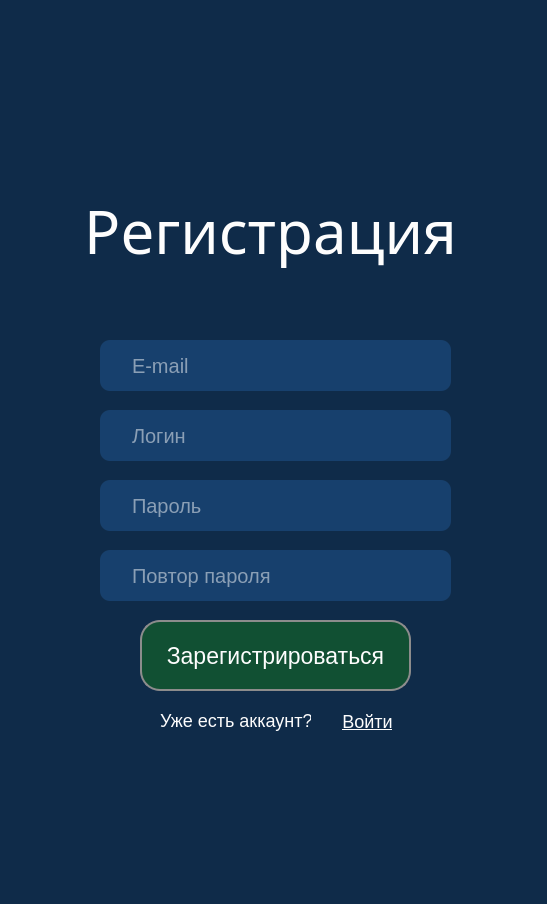
<?xml version="1.0" encoding="UTF-8"?>
<ui version="4.0">
 <class>Form</class>
 <widget class="QWidget" name="Form">
  <property name="windowModality">
   <enum>Qt::NonModal</enum>
  </property>
  <property name="geometry">
   <rect>
    <x>0</x>
    <y>0</y>
    <width>547</width>
    <height>904</height>
   </rect>
  </property>
  <property name="windowTitle">
   <string>Регистрация</string>
  </property>
  <property name="windowOpacity">
   <double>1.000000000000000</double>
  </property>
  <property name="styleSheet">
   <string notr="true">background: #0f2b49;</string>
  </property>
  <widget class="QLabel" name="rLabel">
   <property name="geometry">
    <rect>
     <x>0</x>
     <y>180</y>
     <width>541</width>
     <height>101</height>
    </rect>
   </property>
   <property name="font">
    <font>
     <family>Arciform Sans cyr-lat</family>
     <pointsize>-1</pointsize>
    </font>
   </property>
   <property name="styleSheet">
    <string notr="true">color: #fdfdfd; font-size: 60px; text-transform: uppercase;</string>
   </property>
   <property name="text">
    <string>Регистрация</string>
   </property>
   <property name="alignment">
    <set>Qt::AlignCenter</set>
   </property>
  </widget>
  <widget class="QLineEdit" name="email">
   <property name="geometry">
    <rect>
     <x>100</x>
     <y>340</y>
     <width>351</width>
     <height>51</height>
    </rect>
   </property>
   <property name="styleSheet">
    <string notr="true">background: #17406d; border-radius: 10px; padding: 10px 30px; font-size: 20px; color: #fdfdfd</string>
   </property>
   <property name="text">
    <string/>
   </property>
   <property name="placeholderText">
    <string>E-mail</string>
   </property>
  </widget>
  <widget class="QLineEdit" name="login">
   <property name="geometry">
    <rect>
     <x>100</x>
     <y>410</y>
     <width>351</width>
     <height>51</height>
    </rect>
   </property>
   <property name="styleSheet">
    <string notr="true">background: #17406d; border-radius: 10px; padding: 10px 30px; font-size: 20px; color: #fdfdfd</string>
   </property>
   <property name="text">
    <string/>
   </property>
   <property name="placeholderText">
    <string>Логин</string>
   </property>
  </widget>
  <widget class="QLineEdit" name="password">
   <property name="geometry">
    <rect>
     <x>100</x>
     <y>480</y>
     <width>351</width>
     <height>51</height>
    </rect>
   </property>
   <property name="styleSheet">
    <string notr="true">background: #17406d; border-radius: 10px; padding: 10px 30px; font-size: 20px; color: #fdfdfd</string>
   </property>
   <property name="text">
    <string/>
   </property>
   <property name="echoMode">
    <enum>QLineEdit::Password</enum>
   </property>
   <property name="placeholderText">
    <string>Пароль</string>
   </property>
  </widget>
  <widget class="QLineEdit" name="password2">
   <property name="geometry">
    <rect>
     <x>100</x>
     <y>550</y>
     <width>351</width>
     <height>51</height>
    </rect>
   </property>
   <property name="styleSheet">
    <string notr="true">background: #17406d; border-radius: 10px; padding: 10px 30px; font-size: 20px; color: #fdfdfd</string>
   </property>
   <property name="inputMethodHints">
    <set>Qt::ImhHiddenText|Qt::ImhNoAutoUppercase|Qt::ImhNoPredictiveText|Qt::ImhSensitiveData</set>
   </property>
   <property name="text">
    <string/>
   </property>
   <property name="echoMode">
    <enum>QLineEdit::Password</enum>
   </property>
   <property name="placeholderText">
    <string>Повтор пароля</string>
   </property>
  </widget>
  <widget class="QPushButton" name="registerbtn">
   <property name="geometry">
    <rect>
     <x>140</x>
     <y>620</y>
     <width>271</width>
     <height>71</height>
    </rect>
   </property>
   <property name="styleSheet">
    <string notr="true">background: #115033; color: #fdfdfd; font-size: 23px; padding: 10px 20px; border-radius: 20px; border: 2px solid rgb(140, 140, 140);</string>
   </property>
   <property name="text">
    <string>Зарегистрироваться</string>
   </property>
  </widget>
  <widget class="QLabel" name="errorLabel">
   <property name="geometry">
    <rect>
     <x>100</x>
     <y>300</y>
     <width>351</width>
     <height>21</height>
    </rect>
   </property>
   <property name="styleSheet">
    <string notr="true">color: #ac2323; font-size: 17px;</string>
   </property>
   <property name="text">
    <string/>
   </property>
   <property name="alignment">
    <set>Qt::AlignCenter</set>
   </property>
   <property name="wordWrap">
    <bool>false</bool>
   </property>
  </widget>
  <widget class="QLabel" name="label">
   <property name="geometry">
    <rect>
     <x>160</x>
     <y>710</y>
     <width>151</width>
     <height>21</height>
    </rect>
   </property>
   <property name="styleSheet">
    <string notr="true">color: #fdfdfd; font-size: 18px;</string>
   </property>
   <property name="text">
    <string>Уже есть аккаунт?</string>
   </property>
  </widget>
  <widget class="QPushButton" name="toLoginBtn">
   <property name="geometry">
    <rect>
     <x>330</x>
     <y>710</y>
     <width>75</width>
     <height>23</height>
    </rect>
   </property>
   <property name="styleSheet">
    <string notr="true">border: none; color: #fdfdfd; font-size: 18px; text-decoration: underline;</string>
   </property>
   <property name="inputMethodHints">
    <set>Qt::ImhNone</set>
   </property>
   <property name="text">
    <string>Войти</string>
   </property>
   <property name="checkable">
    <bool>false</bool>
   </property>
  </widget>
 </widget>
 <resources/>
 <connections/>
</ui>
